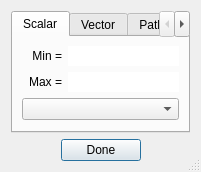
<?xml version="1.0" encoding="UTF-8"?>
<ui version="4.0">
 <class>DataDialog</class>
 <widget class="QDialog" name="DataDialog">
  <property name="geometry">
   <rect>
    <x>0</x>
    <y>0</y>
    <width>201</width>
    <height>166</height>
   </rect>
  </property>
  <property name="windowTitle">
   <string>Data</string>
  </property>
  <property name="sizeGripEnabled">
   <bool>true</bool>
  </property>
  <layout class="QVBoxLayout" name="verticalLayout">
   <item>
    <widget class="QTabWidget" name="tabWidget">
     <property name="currentIndex">
      <number>0</number>
     </property>
     <widget class="QWidget" name="tabScalar">
      <attribute name="title">
       <string>Scalar</string>
      </attribute>
      <layout class="QGridLayout" name="gridLayout">
       <property name="leftMargin">
        <number>9</number>
       </property>
       <property name="rightMargin">
        <number>9</number>
       </property>
       <item row="0" column="1">
        <widget class="QLineEdit" name="lineEditScalarMin">
         <property name="autoFillBackground">
          <bool>true</bool>
         </property>
         <property name="text">
          <string/>
         </property>
         <property name="frame">
          <bool>false</bool>
         </property>
         <property name="readOnly">
          <bool>true</bool>
         </property>
        </widget>
       </item>
       <item row="2" column="0" colspan="2">
        <widget class="QComboBox" name="comboBoxDataType">
         <property name="currentText">
          <string/>
         </property>
        </widget>
       </item>
       <item row="1" column="1">
        <widget class="QLineEdit" name="lineEditScalarMax">
         <property name="autoFillBackground">
          <bool>true</bool>
         </property>
         <property name="text">
          <string/>
         </property>
         <property name="frame">
          <bool>false</bool>
         </property>
         <property name="readOnly">
          <bool>true</bool>
         </property>
        </widget>
       </item>
       <item row="0" column="0">
        <widget class="QLabel" name="label">
         <property name="text">
          <string>  Min =</string>
         </property>
         <property name="alignment">
          <set>Qt::AlignRight|Qt::AlignTrailing|Qt::AlignVCenter</set>
         </property>
        </widget>
       </item>
       <item row="1" column="0">
        <widget class="QLabel" name="label_2">
         <property name="text">
          <string>  Max =</string>
         </property>
         <property name="alignment">
          <set>Qt::AlignRight|Qt::AlignTrailing|Qt::AlignVCenter</set>
         </property>
        </widget>
       </item>
      </layout>
     </widget>
     <widget class="QWidget" name="tabVector">
      <attribute name="title">
       <string>Vector</string>
      </attribute>
      <layout class="QGridLayout" name="gridLayout_2">
       <item row="0" column="0">
        <widget class="QLabel" name="label_3">
         <property name="text">
          <string>  Min =</string>
         </property>
         <property name="alignment">
          <set>Qt::AlignRight|Qt::AlignTrailing|Qt::AlignVCenter</set>
         </property>
        </widget>
       </item>
       <item row="0" column="1">
        <widget class="QLineEdit" name="lineEditVectorMin">
         <property name="autoFillBackground">
          <bool>true</bool>
         </property>
         <property name="text">
          <string/>
         </property>
         <property name="frame">
          <bool>false</bool>
         </property>
         <property name="readOnly">
          <bool>true</bool>
         </property>
        </widget>
       </item>
       <item row="1" column="0">
        <widget class="QLabel" name="label_4">
         <property name="text">
          <string>  Max =</string>
         </property>
         <property name="alignment">
          <set>Qt::AlignRight|Qt::AlignTrailing|Qt::AlignVCenter</set>
         </property>
        </widget>
       </item>
       <item row="1" column="1">
        <widget class="QLineEdit" name="lineEditVectorMax">
         <property name="autoFillBackground">
          <bool>true</bool>
         </property>
         <property name="text">
          <string/>
         </property>
         <property name="frame">
          <bool>false</bool>
         </property>
         <property name="readOnly">
          <bool>true</bool>
         </property>
        </widget>
       </item>
      </layout>
     </widget>
     <widget class="QWidget" name="tabPathline">
      <attribute name="title">
       <string>Pathline</string>
      </attribute>
      <layout class="QGridLayout" name="gridLayout_3">
       <item row="0" column="0">
        <widget class="QLabel" name="label_5">
         <property name="text">
          <string>  Min Time =</string>
         </property>
         <property name="alignment">
          <set>Qt::AlignRight|Qt::AlignTrailing|Qt::AlignVCenter</set>
         </property>
        </widget>
       </item>
       <item row="0" column="1">
        <widget class="QLineEdit" name="lineEditPathlineMin">
         <property name="autoFillBackground">
          <bool>true</bool>
         </property>
         <property name="text">
          <string/>
         </property>
         <property name="frame">
          <bool>false</bool>
         </property>
         <property name="readOnly">
          <bool>true</bool>
         </property>
        </widget>
       </item>
       <item row="1" column="0">
        <widget class="QLabel" name="label_6">
         <property name="text">
          <string>  Max Time =</string>
         </property>
         <property name="alignment">
          <set>Qt::AlignRight|Qt::AlignTrailing|Qt::AlignVCenter</set>
         </property>
        </widget>
       </item>
       <item row="1" column="1">
        <widget class="QLineEdit" name="lineEditPathlineMax">
         <property name="autoFillBackground">
          <bool>true</bool>
         </property>
         <property name="text">
          <string/>
         </property>
         <property name="frame">
          <bool>false</bool>
         </property>
         <property name="readOnly">
          <bool>true</bool>
         </property>
        </widget>
       </item>
      </layout>
     </widget>
    </widget>
   </item>
   <item>
    <layout class="QHBoxLayout" name="horizontalLayout">
     <item>
      <spacer name="horizontalSpacer">
       <property name="orientation">
        <enum>Qt::Horizontal</enum>
       </property>
       <property name="sizeHint" stdset="0">
        <size>
         <width>40</width>
         <height>20</height>
        </size>
       </property>
      </spacer>
     </item>
     <item>
      <widget class="QPushButton" name="pushButtonDone">
       <property name="text">
        <string>Done</string>
       </property>
      </widget>
     </item>
     <item>
      <spacer name="horizontalSpacer_2">
       <property name="orientation">
        <enum>Qt::Horizontal</enum>
       </property>
       <property name="sizeHint" stdset="0">
        <size>
         <width>40</width>
         <height>20</height>
        </size>
       </property>
      </spacer>
     </item>
    </layout>
   </item>
  </layout>
 </widget>
 <resources/>
 <connections/>
</ui>
